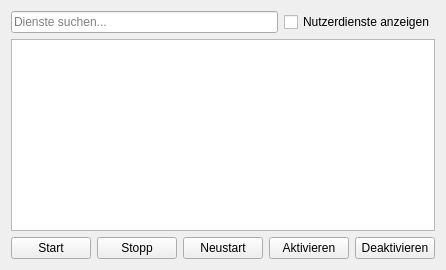
      <widget class="QWidget" name="servicesTab">
       <attribute name="title">
        <string>Dienste/Startup</string>
       </attribute>
       <layout class="QVBoxLayout" name="verticalLayout_services">
        <item>
         <layout class="QHBoxLayout" name="servicesTopLayout">
          <item>
           <widget class="QLineEdit" name="serviceSearchBar">
            <property name="placeholderText">
             <string>Dienste suchen...</string>
            </property>
           </widget>
          </item>
          <item>
           <widget class="QCheckBox" name="userServicesToggle">
            <property name="text">
             <string>Nutzerdienste anzeigen</string>
            </property>
           </widget>
          </item>
         </layout>
        </item>
        <item>
         <widget class="QTableWidget" name="servicesTable">
          <property name="alternatingRowColors">
           <bool>true</bool>
          </property>
          <property name="selectionBehavior">
           <enum>QAbstractItemView::SelectionBehavior::SelectRows</enum>
          </property>
          <property name="sortingEnabled">
           <bool>true</bool>
          </property>
         </widget>
        </item>
        <item>
         <layout class="QHBoxLayout" name="servicesButtonLayout">
          <item>
           <widget class="QPushButton" name="startServiceButton">
            <property name="text">
             <string>Start</string>
            </property>
           </widget>
          </item>
          <item>
           <widget class="QPushButton" name="stopServiceButton">
            <property name="text">
             <string>Stopp</string>
            </property>
           </widget>
          </item>
          <item>
           <widget class="QPushButton" name="restartServiceButton">
            <property name="text">
             <string>Neustart</string>
            </property>
           </widget>
          </item>
          <item>
           <widget class="QPushButton" name="enableServiceButton">
            <property name="text">
             <string>Aktivieren</string>
            </property>
           </widget>
          </item>
          <item>
           <widget class="QPushButton" name="disableServiceButton">
            <property name="text">
             <string>Deaktivieren</string>
            </property>
           </widget>
          </item>
         </layout>
        </item>
       </layout>
      </widget>
